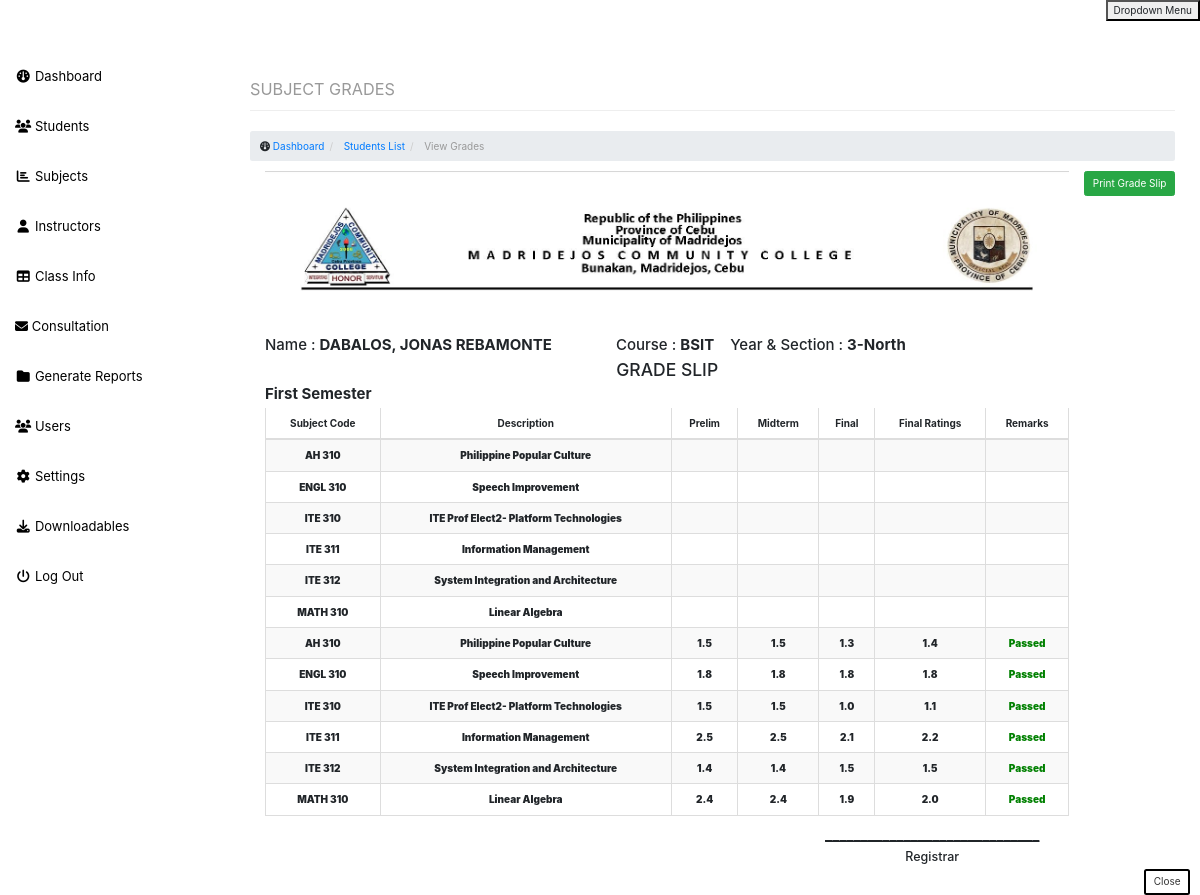
The app's page /admin/studentsubject.php?id=1604 (signed in) with its own data.
### tables this page shows
CREATE TABLE `student` (
  `id` int(11) NOT NULL,
  `studid` varchar(50) NOT NULL,
  `fname` varchar(100) NOT NULL,
  `lname` varchar(100) NOT NULL,
  `mname` varchar(50) NOT NULL,
  `email` varchar(255) DEFAULT NULL,
  `course` int(11) DEFAULT NULL,
  `year` varchar(50) NOT NULL,
  `section` varchar(50) NOT NULL,
  `semester` varchar(50) NOT NULL,
  `ay` varchar(100) NOT NULL
);

### DatabaseService.php (called while the page is built, shortened)
<?php
class DatabaseService
{
    protected $connection;
    public function __construct()
    {
        $servername = "127.0.0.1";
        $username = "u510162695_infotechMCC";
        $password = "infotechMCC2023";
        $dbname = "u510162695_infotechMCC";
        $this->connection = new PDO("mysql:host=$servername;dbname=$dbname", $username, $password);
        $this->connection->setAttribute(PDO::ATTR_ERRMODE, PDO::ERRMODE_EXCEPTION);
    }
    public function fetch($query)
    {
        $statement = $this->connection->prepare($query);
        $statement->execute();
        $statement->setFetchMode(PDO::FETCH_ASSOC);
        return $statement->fetchAll();
    }
    public function fetchRow($query)
    {
        $statement = $this->connection->prepare($query);
        $statement->execute();
        return $statement->fetch();
    }
}

### admin/studentsubject.php (the view, shortened to what this page needs)
<?php
    include('include/header.php');
    include('include/sidebar.php');
    include('data/data_model.php');
    include('../DatabaseService.php');
    $dbService = new DatabaseService;
    $id = $_GET['id'];
    $stud = $dbService->fetchRow("SELECT * from student where id = {$id}");
    $studsem = $stud['semester'];
    $grades = $dbService->fetch(
        "SELECT subject.code, subject.title, subject.title, studentsubject.prelim_grade, studentsubject.midterm_grade, studentsubject.final_grade from studentsubject INNER JOIN subject ON studentsubject.subjectid = subject.id WHERE studid = '$id' AND studentsubject.semester = '$studsem'"
    );
    function getRemarks($average) {
        return '<font color="green">Passed</font>';
    }
?>
<div id="page-wrapper">
    <div class="container-fluid">
        <div class="row hidden-print">
            <div class="col-lg-12">
                <h1 class="page-header">
                    <small>SUBJECT GRADES</small>
                </h1>
                <ol class="breadcrumb">
                    <li>
                        <i class="fa fa-dashboard"></i> <a href="index.php">Dashboard</a>
                    </li>
                    <li>
                        <a href="report.php">Students List</a>
                    </li>
                    <li class="active">
                        View Grades
                    </li>
                </ol>
            </div>
        </div>
        <form class="hidden-print">
                <button onclick="window.print();" type="button" class="btn btn-success" style="float: right; margin-bottom: 10px;">
                    Print Grade Slip
                </button>
        </form>
        <div class="row print-container">
            <div class="col-lg-12" >
            <img src="../img/banner.jpg" alt="" style="width: 100%; height: 120px;">
                <br>
                <br/>
                <br/>
                <br/>
                <h4>Name : <b> <?php echo $stud['lname'].', '.$stud['fname'].' '.$stud['mname']; ?></b>&nbsp;&nbsp;&nbsp;&nbsp;&nbsp;&nbsp;&nbsp;&nbsp;&nbsp;&nbsp;&nbsp;&nbsp;&nbsp;&nbsp;&nbsp;
                Course : <b>BSIT</b>&nbsp;&nbsp;&nbsp;
                Year & Section : <b> <?php echo $stud['year'].'-'.$stud['section']; ?></h4>
                <center><b><h3>GRADE SLIP</h3></b></center>
                <h4><b> <?php echo $stud['semester']; ?></h4>
                <div class="table-responsive">
                <table class="table table-striped table-bordered">
                    <thead>
                        <tr>
                            <th class="text-center">Subject Code</th>
                            <th class="text-center">Description</th>
                            <th class="text-center">Prelim</th>
                            <th class="text-center">Midterm</th>
                            <th class="text-center">Final</th>
                            <th class="text-center">Final Ratings</th>
                            <th class="text-center">Remarks</th>
                        </tr>
                    </thead>
                    <tbody>
                    <?php foreach ($grades as $grade): ?>
        <tr>
            <td class="text-center"><?php echo $grade['code']; ?></td>
            <td class="text-center"><?php echo $grade['title']; ?></td>
            <td class="text-center">
                <?php echo isset($grade['prelim_grade']) ? $grade['prelim_grade'] : ''; ?>
            </td>
            <td class="text-center">
                <?php echo isset($grade['midterm_grade']) ? $grade['midterm_grade'] : ''; ?>
            </td>
            <td class="text-center">
                <?php echo isset($grade['final_grade']) ? $grade['final_grade'] : ''; ?>
            </td>
            <td class="text-center">
                <?php
                if (isset($grade['prelim_grade']) && isset($grade['midterm_grade']) && isset($grade['final_grade'])) {
                    $finalRatings = array_sum([
                        ((($grade['prelim_grade'] + $grade['midterm_grade']) /2) * 0.3) + (($grade['final_grade']) * 0.7)
                    ]);
                    echo sprintf("%.1f", $finalRatings);
                } else {
                    echo '';
                }
                ?>
            </td>
            <td class="text-center">
                <?php
                if (isset($grade['prelim_grade']) && isset($grade['midterm_grade']) && isset($grade['final_grade'])) {
                    $average = array_sum([
                        ((($grade['prelim_grade'] + $grade['midterm_grade']) /2) * 0.3) + (($grade['final_grade']) * 0.7)
                    ]);
                    echo getRemarks($average);
                } else {
                    echo '';
                }
                ?>
            </td>
        </tr>
    <?php endforeach; ?>
                    </tbody>
                </table>
                <div style="float: right; margin-right: 30px;">
                    <h4><b><u>______________________________</u></b></h4>
                    <h5><center>Registrar</center></h5>
                </div>
            </div>
            </div>
        </div>
    </div>
    <form class = hidden-print>
    <a href="report.php"><button type="button" class="btn btn-default" data-dismiss="modal" style="float: right; border: 2px solid black">Close</button></a>
    </form>
</div>
<?php include('include/footer.php');

### css/sb-admin.css (style rules this page uses)
body { margin-top: 100px; background-color: rgb(255, 255, 255); }
@media (min-width:768px) { body { margin-top: 50px; } }
#page-wrapper { width: 100%; padding: 0; background-color: #fff; }
@media (min-width:768px) { #page-wrapper { padding: 10px; } }

### records on screen
student: lname "DABALOS", fname "JONAS", mname "REBAMONTE", year "3", section "North", semester "First Semester"

### other values on screen
$grade['code'] "AH 310"
$grade['title'] "Philippine Popular Culture"
$grade['code'] "ENGL 310"
$grade['title'] "Speech Improvement"
$grade['code'] "ITE 310"
$grade['title'] "ITE Prof Elect2- Platform Technologies"
$grade['code'] "ITE 311"
$grade['title'] "Information Management"
$grade['code'] "ITE 312"
$grade['title'] "System Integration and Architecture"
$grade['code'] "MATH 310"
$grade['title'] "Linear Algebra"
$grade['prelim_grade'] "1.5"
$grade['midterm_grade'] "1.5"
$grade['final_grade'] "1.3"
